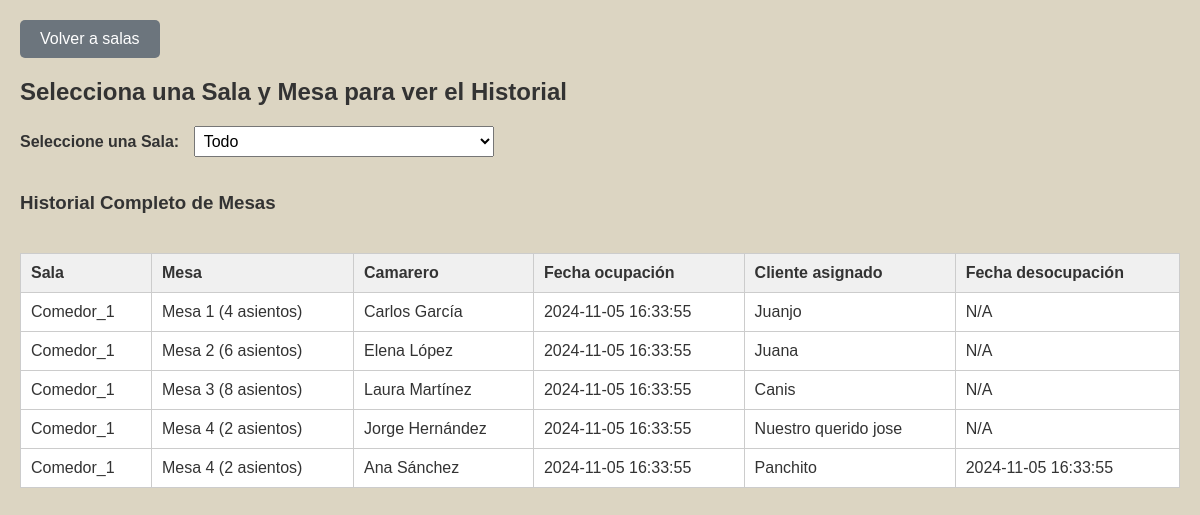
The app's page /Paginas/historial.php (signed in), older data.
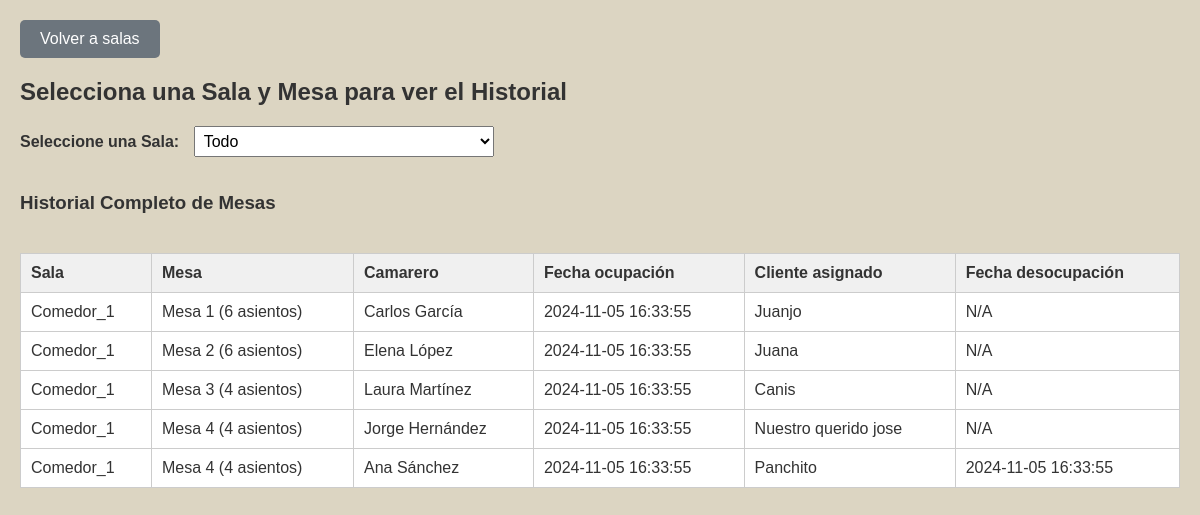
The same page, newer data.
### tables this page shows
CREATE TABLE tbl_historial(
    id_historial INT NOT NULL PRIMARY KEY AUTO_INCREMENT,
    fecha_A datetime NOT NULL,
    fecha_NA datetime NULL,
    assigned_by INT NOT NULL,
    assigned_to VARCHAR(30) NOT NULL,
    id_mesa INT NOT NULL
);

CREATE TABLE tbl_mesas (
    id_mesa INT NOT NULL PRIMARY KEY AUTO_INCREMENT,
    n_asientos INT NOT NULL,
    id_sala INT NOT NULL
);

CREATE TABLE tbl_salas (
    id_salas INT NOT NULL PRIMARY KEY AUTO_INCREMENT,
    name_sala VARCHAR(15) NOT NULL,
    tipo_sala ENUM("Comedor", "Terraza", "VIP") NOT NULL
);

CREATE TABLE tbl_camarero (
    id_camarero INT NOT NULL PRIMARY KEY AUTO_INCREMENT,
    name_camarero VARCHAR(30) NOT NULL,
    surname_camarero VARCHAR(30) NOT NULL,
    username_camarero VARCHAR(30) NOT NULL,
    pwd_camarero CHAR(64) NOT NULL
);

### Paginas/historial.php (the view, shortened to what this page needs)
<?php
    require_once "../Procesos/conection.php";
    $SalaSeleccionada = isset($_POST['room']) ? $_POST['room'] : null;
    $selectedTable = isset($_POST['table']) ? $_POST['table'] : null;
    $filterDate = isset($_POST['filter_date']) ? $_POST['filter_date'] : null;
    $filterCamarero = isset($_POST['filter_camarero']) ? $_POST['filter_camarero'] : null;
?>
<!DOCTYPE html>
<html lang="en">
<head>
    <link rel="stylesheet" href="../CSS/estilos-historial.css">
</head>
<body>
    <a href="salas.php"><button class="back">Volver a salas</button></a>
    <h2>Selecciona una Sala y Mesa para ver el Historial</h2>
    <form method="post" action="historial.php">
        <label for="room">Seleccione una Sala:</label>
        <select name="room" id="room" onchange="this.form.submit()">
            <option value="">Todo</option>
        </select>
    </form>
    <?php if ($selectedTable): ?>
        <form method="post" action="historial.php">
            <input type="hidden" name="room" value="<?php echo $SalaSeleccionada; ?>">
            <input type="hidden" name="table" value="<?php echo $selectedTable; ?>">
            <label for="filter_date">Filtrar por Fecha:</label>
            <input type="date" name="filter_date" id="filter_date" value="<?php echo $filterDate; ?>" onchange="this.form.submit()">
            <label for="filter_camarero">Filtrar por Camarero:</label>
            <select name="filter_camarero" id="filter_camarero" onchange="this.form.submit()">
                <option value="" disabled>Seleccione un Camarero</option>
                <?php
                $stmt_camareros = $conn->prepare("SELECT id_camarero, name_camarero, surname_camarero FROM tbl_camarero");
                $stmt_camareros->execute();
                $result_camareros = $stmt_camareros->get_result();
                while ($row = $result_camareros->fetch_assoc()) {
                    $selectedCamarero = ($filterCamarero == $row['id_camarero']) ? 'selected' : '';
                    echo "<option value='" . $row['id_camarero'] . "' $selectedCamarero>" . $row['name_camarero'] . " " . $row['surname_camarero'] . "</option>";
                }
                $stmt_camareros->close();
                ?>
            </select>
        </form>
        <h3>Historial de Mesa <?php echo $selectedTable; ?></h3>
    <?php else: ?>
        <h3>Historial Completo de Mesas</h3>
    <?php endif; ?>
    <?php
        $sql = "
            SELECT h.fecha_A, h.fecha_NA, c.name_camarero, c.surname_camarero, h.assigned_to, m.id_mesa, m.n_asientos, s.name_sala
            FROM tbl_historial h
            JOIN tbl_camarero c ON h.assigned_by = c.id_camarero
            JOIN tbl_mesas m ON h.id_mesa = m.id_mesa
            JOIN tbl_salas s ON m.id_sala = s.id_salas
        ";
        $parametros = [];
        $tipos = "";
        if (!empty($tipos)) {
            $stmt_history = $conn->prepare($sql);
            $stmt_history->bind_param($tipos, ...$parametros);
        } else {
            $stmt_history = $conn->prepare($sql);
        }
        $stmt_history->execute();
        $result_history = $stmt_history->get_result();
        if ($result_history->num_rows > 0) {
            echo "<div class='historial'>";
                echo "<table border='1'>
                        <tr class'attr_tr'>
                            <th>Sala</th>
                            <th>Mesa</th>
                            <th>Camarero</th>
                            <th>Fecha ocupación</th>
                            <th>Cliente asignado</th>
                            <th>Fecha desocupación</th>
                        </tr>";
                while ($row = $result_history->fetch_assoc()) {
                    echo "<tr>
                            <td>" . $row['name_sala'] . "</td>
                            <td>Mesa " . $row['id_mesa'] . " (" . $row['n_asientos'] . " asientos)</td>
                            <td>" . $row['name_camarero'] . " " . $row['surname_camarero'] . "</td>
                            <td>" . $row['fecha_A'] . "</td>
                            <td>" . $row['assigned_to'] . "</td>
                            <td>" . ($row['fecha_NA'] ? $row['fecha_NA'] : "N/A") . "</td>
                        </tr>";
                }
                echo "</table>";
            echo "</div>";
        } else {
            echo "<p>No hay historial disponible.</p>";
        }
    ?>
</body>
</html>

Row changes from the older to the newer data that the page shows:
changed through a linked row, tbl_historial "Juanjo": id_mesa.n_asientos "4" → "6"
changed through a linked row, tbl_historial "Canis": id_mesa.n_asientos "8" → "4"
changed through a linked row, tbl_historial "Nuestro querido jose": id_mesa.n_asientos "2" → "4"
changed through a linked row, tbl_historial "Panchito": id_mesa.n_asientos "2" → "4"
